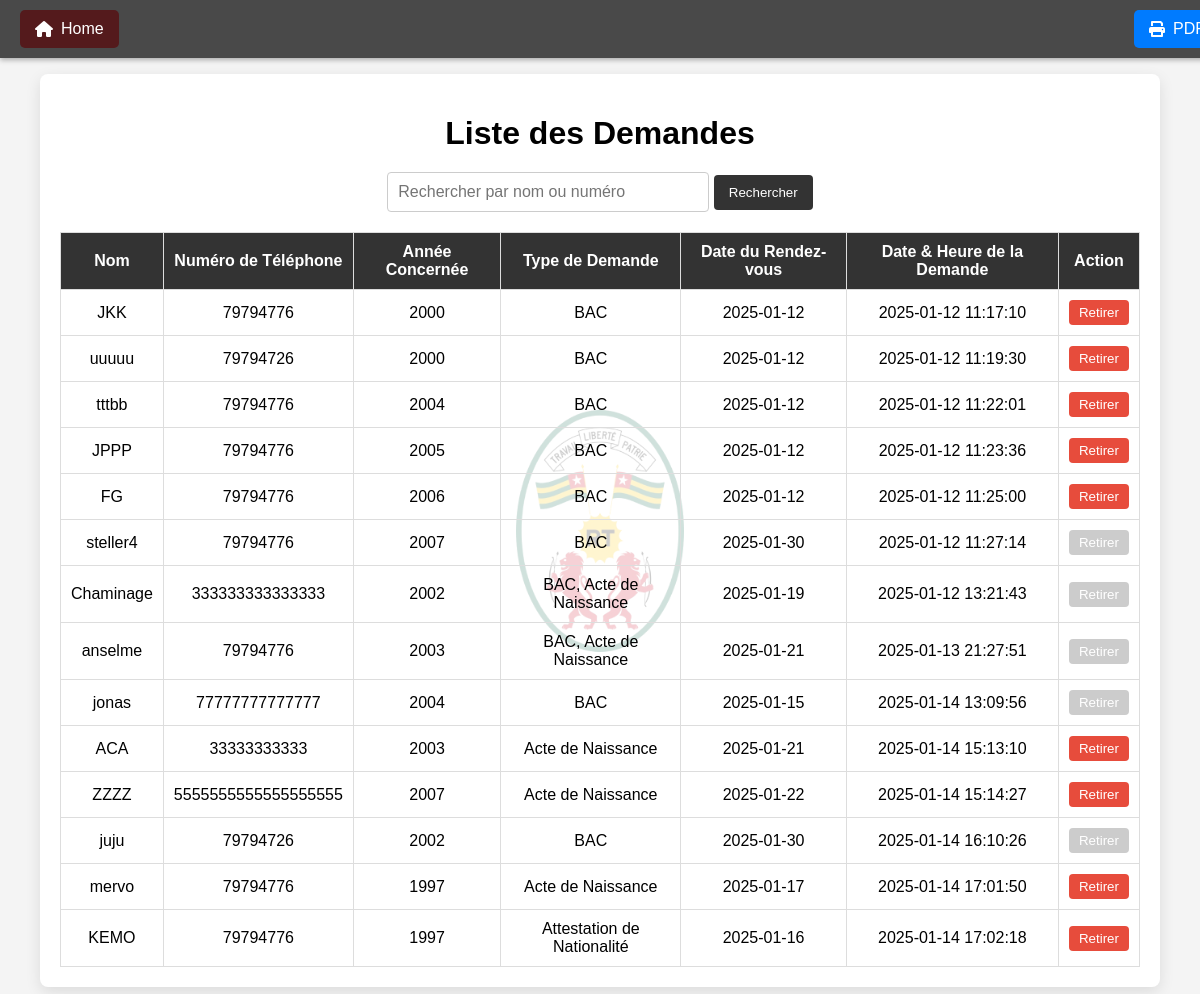
The app's page /afficher_demandes.php (signed in) with its own data.
### tables this page shows
CREATE TABLE IF NOT EXISTS `demandeur` (
  `IdDmd` int NOT NULL AUTO_INCREMENT,
  `DateHeureDmd` datetime DEFAULT CURRENT_TIMESTAMP,
  `NomDmd` varchar(255) NOT NULL,
  `NumeroTel` varchar(20) NOT NULL,
  `ConcerneAnnee` year NOT NULL,
  `TypeDmd` varchar(255) NOT NULL,
  `DateRdv` date NOT NULL,
  `IdAdmin` int DEFAULT NULL,
  `Etat` tinyint(1) DEFAULT '0',
  PRIMARY KEY (`IdDmd`),
  KEY `IdAdmin` (`IdAdmin`)
);

### afficher_demandes.php (the view, shortened to what this page needs)
<?php
$servername = "localhost";
$username = "root";
$password = "";
$dbname = "gov";
$conn = new mysqli($servername, $username, $password, $dbname);
$search = isset($_GET['search']) ? htmlspecialchars($_GET['search']) : '';
$sql = "SELECT * FROM demandeur WHERE NomDmd LIKE ? OR NumeroTel LIKE ? ORDER BY DateHeureDmd ASC";
$stmt = $conn->prepare($sql);
$searchTerm = "%" . $search . "%";
$stmt->bind_param("ss", $searchTerm, $searchTerm);
$stmt->execute();
$result = $stmt->get_result();
?>
<!DOCTYPE html>
<html lang="en">
<head>
     <link rel="stylesheet" href="https://cdnjs.cloudflare.com/ajax/libs/font-awesome/6.0.0/css/all.min.css">
</head>
<body>
    <header>
        <a id="homeButton" href="index.php" class="button no-print">
            <i class="fas fa-home"></i> Home
        </a>
        <a id="homeButton2" href="print_dmd.php" class="button no-print m-auto" target="_blank">
            <i class="fas fa-print " ></i> PDF
        </a>
    </header>
    <br>
        <br>
        <br>
    <div class="container">
        <h1>Liste des Demandes</h1>
        <div class="search-bar">
            <form method="get" action="">
                <input type="text" name="search" placeholder="Rechercher par nom ou numéro" value="<?php echo htmlspecialchars($search); ?>">
                <button type="submit">Rechercher</button>
            </form>
        </div>
        <table>
            <thead>
                <tr>
                    <th>Nom</th>
                    <th>Numéro de Téléphone</th>
                    <th>Année Concernée</th>
                    <th>Type de Demande</th>
                    <th>Date du Rendez-vous</th>
                    <th>Date & Heure de la Demande</th>
                    <th>Action</th>
                </tr>
            </thead>
            <tbody>
                <?php
                if ($result->num_rows > 0) {
                   while ($row = $result->fetch_assoc()) {
                    $isDisabled = $row['Etat'] == 1 ? 'disabled' : '';
                    echo "<tr>
                            <td>" . htmlspecialchars($row['NomDmd']) . "</td>
                            <td>" . htmlspecialchars($row['NumeroTel']) . "</td>
                            <td>" . htmlspecialchars($row['ConcerneAnnee']) . "</td>
                            <td>" . htmlspecialchars($row['TypeDmd']) . "</td>
                            <td>" . htmlspecialchars($row['DateRdv']) . "</td>
                            <td>" . htmlspecialchars($row['DateHeureDmd']) . "</td>
                            <td>
                                <form method='post' action='retirer_demande.php' style='display:inline;'>
                                    <input type='hidden' name='IdDmd' value='" . htmlspecialchars($row['IdDmd']) . "'>
                                    <button type='submit' class='btn-retirer' $isDisabled>Retirer</button>
                                </form>
                            </td>
                          </tr>";
}
                } else {
                    echo "<tr><td colspan='7' class='no-data'>Aucune demande trouvée</td></tr>";
                }
                ?>
            </tbody>
        </table>
    </div>
</body>
</html>

### afficher_demandes.php (style rules this page uses)
body { font-family: Arial, sans-serif; margin: 0; padding: 0; background-color: #f4f4f4; }
.container { position: relative; width: 90%; margin: 20px auto; padding: 20px; background: #fff; border-radius: 8px; box-shadow: 0 5px 15px rgba(0, 0, 0, 0.1); z-index: 2; }
.container::before { content: ""; position: absolute; top: 0; left: 0; width: 100%; height: 100%; background-image: url('Ar.png'); background-repeat: no-repeat; background-position: center; background-size: 15%; opacity: 0.2; z-index: 1; pointer-events: none; }
h1 { text-align: center; margin-bottom: 20px; }
.search-bar { margin-bottom: 20px; text-align: center; }
.search-bar input[type="text"] { width: 300px; padding: 10px; border: 1px solid #ccc; border-radius: 4px; font-size: 16px; }
.search-bar button { padding: 10px 15px; background-color: #333; color: #fff; border: none; border-radius: 4px; cursor: pointer; }
table { width: 100%; border-collapse: collapse; margin-top: 20px; z-index: 2; position: relative; }
table th, table td { border: 1px solid #ddd; padding: 10px; text-align: center; }
table th { background-color: #333; color: #fff; }
.btn-retirer { padding: 5px 10px; background-color: #e74c3c; color: #fff; border: none; border-radius: 4px; cursor: pointer; }
header { position: fixed; top: 0; left: 0; width: 100%; background-color: rgba(0, 0, 0, 0.7); padding: 10px 20px; box-shadow: 0 2px 5px rgba(0, 0, 0, 0.3); z-index: 1000; display: flex; justify-content: space-between; }
header .button { display: inline-flex; align-items: center; padding: 10px 15px; font-size: 16px; font-family: Arial, sans-serif; color: #fff; text-decoration: none; background-color: #007bff; border: none; border-radius: 5px; cursor: pointer; transition: background-color 0.3s, transform 0.2s; }
header .button i { margin-right: 8px; }
#homeButton { background-color: #541A1C; }
.btn-retirer:disabled { background-color: #ccc; cursor: not-allowed; }

### records on screen
demandeur: NomDmd "JKK", NumeroTel "79794776", ConcerneAnnee "2000", TypeDmd "BAC", DateRdv "2025-01-12", DateHeureDmd "2025-01-12 11:17:10"
demandeur: NomDmd "uuuuu", NumeroTel "79794726", ConcerneAnnee "2000", TypeDmd "BAC", DateRdv "2025-01-12", DateHeureDmd "2025-01-12 11:19:30"
demandeur: NomDmd "tttbb", NumeroTel "79794776", ConcerneAnnee "2004", TypeDmd "BAC", DateRdv "2025-01-12", DateHeureDmd "2025-01-12 11:22:01"
demandeur: NomDmd "JPPP", NumeroTel "79794776", ConcerneAnnee "2005", TypeDmd "BAC", DateRdv "2025-01-12", DateHeureDmd "2025-01-12 11:23:36"
demandeur: NomDmd "FG", NumeroTel "79794776", ConcerneAnnee "2006", TypeDmd "BAC", DateRdv "2025-01-12", DateHeureDmd "2025-01-12 11:25:00"
demandeur: NomDmd "steller4", NumeroTel "79794776", ConcerneAnnee "2007", TypeDmd "BAC", DateRdv "2025-01-30", DateHeureDmd "2025-01-12 11:27:14"
demandeur: NomDmd "Chaminage", NumeroTel "333333333333333", ConcerneAnnee "2002", TypeDmd "BAC, Acte de Naissance", DateRdv "2025-01-19", DateHeureDmd "2025-01-12 13:21:43"
demandeur: NomDmd "anselme", NumeroTel "79794776", ConcerneAnnee "2003", TypeDmd "BAC, Acte de Naissance", DateRdv "2025-01-21", DateHeureDmd "2025-01-13 21:27:51"
demandeur: NomDmd "jonas", NumeroTel "77777777777777", ConcerneAnnee "2004", TypeDmd "BAC", DateRdv "2025-01-15", DateHeureDmd "2025-01-14 13:09:56"
demandeur: NomDmd "ACA", NumeroTel "33333333333", ConcerneAnnee "2003", TypeDmd "Acte de Naissance", DateRdv "2025-01-21", DateHeureDmd "2025-01-14 15:13:10"
demandeur: NomDmd "ZZZZ", NumeroTel "5555555555555555555", ConcerneAnnee "2007", TypeDmd "Acte de Naissance", DateRdv "2025-01-22", DateHeureDmd "2025-01-14 15:14:27"
demandeur: NomDmd "juju", NumeroTel "79794726", ConcerneAnnee "2002", TypeDmd "BAC", DateRdv "2025-01-30", DateHeureDmd "2025-01-14 16:10:26"
demandeur: NomDmd "mervo", NumeroTel "79794776", ConcerneAnnee "1997", TypeDmd "Acte de Naissance", DateRdv "2025-01-17", DateHeureDmd "2025-01-14 17:01:50"
demandeur: NomDmd "KEMO", NumeroTel "79794776", ConcerneAnnee "1997", TypeDmd "Attestation de Nationalité", DateRdv "2025-01-16", DateHeureDmd "2025-01-14 17:02:18"
